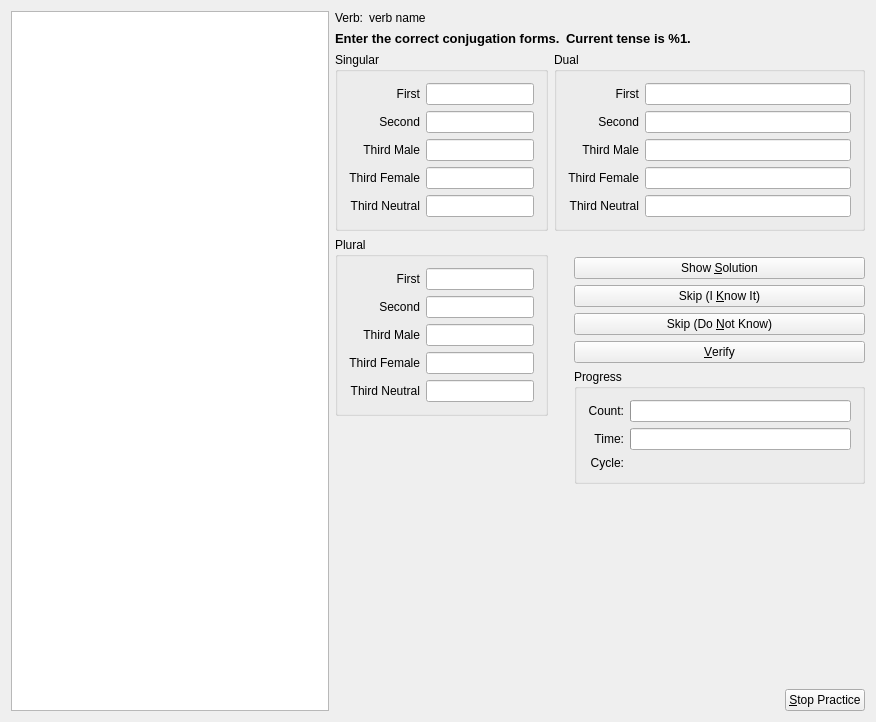
<ui version="4.0" >
 <author>Peter Hedlund &lt;peter.hedlund@kdemail.net></author>
 <class>VerbQueryDlgForm</class>
 <widget class="QWidget" name="VerbQueryDlgForm" >
  <property name="geometry" >
   <rect>
    <x>0</x>
    <y>0</y>
    <width>876</width>
    <height>722</height>
   </rect>
  </property>
  <layout class="QHBoxLayout" >
   <item>
    <widget class="QGraphicsView" name="imageGraphicsView" >
     <property name="minimumSize" >
      <size>
       <width>150</width>
       <height>150</height>
      </size>
     </property>
    </widget>
   </item>
   <item>
    <layout class="QVBoxLayout" >
     <item>
      <layout class="QHBoxLayout" >
       <property name="spacing" >
        <number>6</number>
       </property>
       <property name="margin" >
        <number>0</number>
       </property>
       <item>
        <widget class="QLabel" name="TextLabel2" >
         <property name="text" >
          <string>Verb:</string>
         </property>
        </widget>
       </item>
       <item>
        <widget class="QLabel" name="verbNameLabel" >
         <property name="sizePolicy" >
          <sizepolicy vsizetype="Minimum" hsizetype="Expanding" >
           <horstretch>0</horstretch>
           <verstretch>0</verstretch>
          </sizepolicy>
         </property>
         <property name="frameShadow" >
          <enum>QFrame::Plain</enum>
         </property>
         <property name="text" >
          <string>verb name</string>
         </property>
        </widget>
       </item>
      </layout>
     </item>
     <item>
      <layout class="QHBoxLayout" >
       <property name="spacing" >
        <number>6</number>
       </property>
       <property name="margin" >
        <number>0</number>
       </property>
       <item>
        <widget class="QLabel" name="lab1" >
         <property name="font" >
          <font>
           <family>Tahoma</family>
           <pointsize>10</pointsize>
           <weight>75</weight>
           <italic>false</italic>
           <bold>true</bold>
           <underline>false</underline>
           <strikeout>false</strikeout>
          </font>
         </property>
         <property name="text" >
          <string>Enter the correct conjugation forms.</string>
         </property>
        </widget>
       </item>
       <item>
        <widget class="QLabel" name="instructionLabel" >
         <property name="sizePolicy" >
          <sizepolicy vsizetype="Minimum" hsizetype="Expanding" >
           <horstretch>0</horstretch>
           <verstretch>0</verstretch>
          </sizepolicy>
         </property>
         <property name="font" >
          <font>
           <family>Tahoma</family>
           <pointsize>10</pointsize>
           <weight>75</weight>
           <italic>false</italic>
           <bold>true</bold>
           <underline>false</underline>
           <strikeout>false</strikeout>
          </font>
         </property>
         <property name="text" >
          <string>Current tense is %1.</string>
         </property>
        </widget>
       </item>
      </layout>
     </item>
     <item>
      <layout class="QHBoxLayout" >
       <item>
        <layout class="QVBoxLayout" >
         <item>
          <widget class="QGroupBox" name="singularGroupBox" >
           <property name="title" >
            <string>Singular</string>
           </property>
           <layout class="QGridLayout" >
            <item row="0" column="0" >
             <widget class="QLabel" name="singularFirstPersonLabel" >
              <property name="text" >
               <string>First</string>
              </property>
              <property name="alignment" >
               <set>Qt::AlignRight|Qt::AlignTrailing|Qt::AlignVCenter</set>
              </property>
              <property name="buddy" >
               <cstring>singularFirstPersonLineEdit</cstring>
              </property>
             </widget>
            </item>
            <item row="0" column="1" >
             <widget class="KLineEdit" name="singularFirstPersonLineEdit" />
            </item>
            <item row="1" column="0" >
             <widget class="QLabel" name="singularSecondPersonLabel" >
              <property name="text" >
               <string>Second</string>
              </property>
              <property name="alignment" >
               <set>Qt::AlignRight|Qt::AlignTrailing|Qt::AlignVCenter</set>
              </property>
              <property name="buddy" >
               <cstring>singularSecondPersonLineEdit</cstring>
              </property>
             </widget>
            </item>
            <item row="1" column="1" >
             <widget class="KLineEdit" name="singularSecondPersonLineEdit" />
            </item>
            <item row="2" column="0" >
             <widget class="QLabel" name="singularThirdMalePersonLabel" >
              <property name="text" >
               <string>Third Male</string>
              </property>
              <property name="alignment" >
               <set>Qt::AlignRight|Qt::AlignTrailing|Qt::AlignVCenter</set>
              </property>
              <property name="buddy" >
               <cstring>singularThirdMalePersonLineEdit</cstring>
              </property>
             </widget>
            </item>
            <item row="2" column="1" >
             <widget class="KLineEdit" name="singularThirdMalePersonLineEdit" />
            </item>
            <item row="3" column="0" >
             <widget class="QLabel" name="singularThirdFemalePersonLabel" >
              <property name="text" >
               <string>Third Female</string>
              </property>
              <property name="alignment" >
               <set>Qt::AlignRight|Qt::AlignTrailing|Qt::AlignVCenter</set>
              </property>
              <property name="buddy" >
               <cstring>singularThirdFemalePersonLineEdit</cstring>
              </property>
             </widget>
            </item>
            <item row="3" column="1" >
             <widget class="KLineEdit" name="singularThirdFemalePersonLineEdit" />
            </item>
            <item row="4" column="0" >
             <widget class="QLabel" name="singularThirdNeutralPersonLabel" >
              <property name="text" >
               <string>Third Neutral</string>
              </property>
              <property name="alignment" >
               <set>Qt::AlignRight|Qt::AlignTrailing|Qt::AlignVCenter</set>
              </property>
              <property name="buddy" >
               <cstring>singularThirdNeutralPersonLineEdit</cstring>
              </property>
             </widget>
            </item>
            <item row="4" column="1" >
             <widget class="KLineEdit" name="singularThirdNeutralPersonLineEdit" />
            </item>
           </layout>
          </widget>
         </item>
         <item>
          <widget class="QGroupBox" name="pluralGroupBox" >
           <property name="title" >
            <string>Plural</string>
           </property>
           <layout class="QGridLayout" >
            <item row="0" column="0" >
             <widget class="QLabel" name="pluralFirstPersonLabel" >
              <property name="text" >
               <string>First</string>
              </property>
              <property name="alignment" >
               <set>Qt::AlignRight|Qt::AlignTrailing|Qt::AlignVCenter</set>
              </property>
              <property name="buddy" >
               <cstring>pluralFirstPersonLineEdit</cstring>
              </property>
             </widget>
            </item>
            <item row="0" column="1" >
             <widget class="KLineEdit" name="pluralFirstPersonLineEdit" />
            </item>
            <item row="1" column="0" >
             <widget class="QLabel" name="pluralSecondPersonLabel" >
              <property name="text" >
               <string>Second</string>
              </property>
              <property name="alignment" >
               <set>Qt::AlignRight|Qt::AlignTrailing|Qt::AlignVCenter</set>
              </property>
              <property name="buddy" >
               <cstring>pluralSecondPersonLineEdit</cstring>
              </property>
             </widget>
            </item>
            <item row="1" column="1" >
             <widget class="KLineEdit" name="pluralSecondPersonLineEdit" />
            </item>
            <item row="2" column="0" >
             <widget class="QLabel" name="pluralThirdMalePersonLabel" >
              <property name="text" >
               <string>Third Male</string>
              </property>
              <property name="alignment" >
               <set>Qt::AlignRight|Qt::AlignTrailing|Qt::AlignVCenter</set>
              </property>
              <property name="buddy" >
               <cstring>pluralThirdMalePersonLineEdit</cstring>
              </property>
             </widget>
            </item>
            <item row="2" column="1" >
             <widget class="KLineEdit" name="pluralThirdMalePersonLineEdit" />
            </item>
            <item row="3" column="0" >
             <widget class="QLabel" name="pluralThirdFemalePersonLabel" >
              <property name="text" >
               <string>Third Female</string>
              </property>
              <property name="alignment" >
               <set>Qt::AlignRight|Qt::AlignTrailing|Qt::AlignVCenter</set>
              </property>
              <property name="buddy" >
               <cstring>pluralThirdFemalePersonLineEdit</cstring>
              </property>
             </widget>
            </item>
            <item row="3" column="1" >
             <widget class="KLineEdit" name="pluralThirdFemalePersonLineEdit" />
            </item>
            <item row="4" column="0" >
             <widget class="QLabel" name="pluralThirdNeutralPersonLabel" >
              <property name="text" >
               <string>Third Neutral</string>
              </property>
              <property name="alignment" >
               <set>Qt::AlignRight|Qt::AlignTrailing|Qt::AlignVCenter</set>
              </property>
              <property name="buddy" >
               <cstring>pluralThirdNeutralPersonLineEdit</cstring>
              </property>
             </widget>
            </item>
            <item row="4" column="1" >
             <widget class="KLineEdit" name="pluralThirdNeutralPersonLineEdit" />
            </item>
           </layout>
          </widget>
         </item>
         <item>
          <spacer>
           <property name="orientation" >
            <enum>Qt::Vertical</enum>
           </property>
           <property name="sizeHint" stdset="0" >
            <size>
             <width>20</width>
             <height>0</height>
            </size>
           </property>
          </spacer>
         </item>
        </layout>
       </item>
       <item>
        <layout class="QVBoxLayout" >
         <item>
          <widget class="QGroupBox" name="dualGroupBox" >
           <property name="title" >
            <string>Dual</string>
           </property>
           <layout class="QGridLayout" >
            <item row="0" column="0" >
             <widget class="QLabel" name="dualFirstPersonLabel" >
              <property name="text" >
               <string>First</string>
              </property>
              <property name="alignment" >
               <set>Qt::AlignRight|Qt::AlignTrailing|Qt::AlignVCenter</set>
              </property>
              <property name="buddy" >
               <cstring>dualFirstPersonLineEdit</cstring>
              </property>
             </widget>
            </item>
            <item row="0" column="1" >
             <widget class="KLineEdit" name="dualFirstPersonLineEdit" />
            </item>
            <item row="1" column="0" >
             <widget class="QLabel" name="dualSecondPersonLabel" >
              <property name="text" >
               <string>Second</string>
              </property>
              <property name="alignment" >
               <set>Qt::AlignRight|Qt::AlignTrailing|Qt::AlignVCenter</set>
              </property>
              <property name="buddy" >
               <cstring>dualSecondPersonLineEdit</cstring>
              </property>
             </widget>
            </item>
            <item row="1" column="1" >
             <widget class="KLineEdit" name="dualSecondPersonLineEdit" />
            </item>
            <item row="2" column="0" >
             <widget class="QLabel" name="dualThirdMalePersonLabel" >
              <property name="text" >
               <string>Third Male</string>
              </property>
              <property name="alignment" >
               <set>Qt::AlignRight|Qt::AlignTrailing|Qt::AlignVCenter</set>
              </property>
              <property name="buddy" >
               <cstring>dualThirdMalePersonLineEdit</cstring>
              </property>
             </widget>
            </item>
            <item row="2" column="1" >
             <widget class="KLineEdit" name="dualThirdMalePersonLineEdit" />
            </item>
            <item row="3" column="0" >
             <widget class="QLabel" name="dualThirdFemalePersonLabel" >
              <property name="text" >
               <string>Third Female</string>
              </property>
              <property name="alignment" >
               <set>Qt::AlignRight|Qt::AlignTrailing|Qt::AlignVCenter</set>
              </property>
              <property name="buddy" >
               <cstring>dualThirdFemalePersonLineEdit</cstring>
              </property>
             </widget>
            </item>
            <item row="3" column="1" >
             <widget class="KLineEdit" name="dualThirdFemalePersonLineEdit" />
            </item>
            <item row="4" column="0" >
             <widget class="QLabel" name="dualThirdNeutralPersonLabel" >
              <property name="text" >
               <string>Third Neutral</string>
              </property>
              <property name="alignment" >
               <set>Qt::AlignRight|Qt::AlignTrailing|Qt::AlignVCenter</set>
              </property>
              <property name="buddy" >
               <cstring>dualThirdNeutralPersonLineEdit</cstring>
              </property>
             </widget>
            </item>
            <item row="4" column="1" >
             <widget class="KLineEdit" name="dualThirdNeutralPersonLineEdit" />
            </item>
           </layout>
          </widget>
         </item>
         <item>
          <widget class="QLabel" name="tenseLabel" >
           <property name="text" >
            <string/>
           </property>
          </widget>
         </item>
         <item>
          <layout class="QHBoxLayout" >
           <item>
            <spacer>
             <property name="orientation" >
              <enum>Qt::Horizontal</enum>
             </property>
             <property name="sizeType" >
              <enum>QSizePolicy::Fixed</enum>
             </property>
             <property name="sizeHint" stdset="0" >
              <size>
               <width>20</width>
               <height>30</height>
              </size>
             </property>
            </spacer>
           </item>
           <item>
            <layout class="QVBoxLayout" >
             <item>
              <layout class="QVBoxLayout" >
               <item>
                <widget class="QPushButton" name="show_all" >
                 <property name="sizePolicy" >
                  <sizepolicy vsizetype="Minimum" hsizetype="Minimum" >
                   <horstretch>0</horstretch>
                   <verstretch>0</verstretch>
                  </sizepolicy>
                 </property>
                 <property name="text" >
                  <string>Show &amp;Solution</string>
                 </property>
                </widget>
               </item>
               <item>
                <widget class="QPushButton" name="know_it" >
                 <property name="sizePolicy" >
                  <sizepolicy vsizetype="Minimum" hsizetype="Minimum" >
                   <horstretch>0</horstretch>
                   <verstretch>0</verstretch>
                  </sizepolicy>
                 </property>
                 <property name="text" >
                  <string>Skip (I &amp;Know It)</string>
                 </property>
                </widget>
               </item>
               <item>
                <widget class="QPushButton" name="dont_know" >
                 <property name="sizePolicy" >
                  <sizepolicy vsizetype="Minimum" hsizetype="Minimum" >
                   <horstretch>0</horstretch>
                   <verstretch>0</verstretch>
                  </sizepolicy>
                 </property>
                 <property name="text" >
                  <string>Skip (Do &amp;Not Know)</string>
                 </property>
                </widget>
               </item>
               <item>
                <widget class="QPushButton" name="verify" >
                 <property name="sizePolicy" >
                  <sizepolicy vsizetype="Minimum" hsizetype="Minimum" >
                   <horstretch>0</horstretch>
                   <verstretch>0</verstretch>
                  </sizepolicy>
                 </property>
                 <property name="text" >
                  <string>&amp;Verify</string>
                 </property>
                </widget>
               </item>
              </layout>
             </item>
             <item>
              <widget class="QGroupBox" name="progressgroup" >
               <property name="sizePolicy" >
                <sizepolicy vsizetype="Minimum" hsizetype="Minimum" >
                 <horstretch>0</horstretch>
                 <verstretch>0</verstretch>
                </sizepolicy>
               </property>
               <property name="title" >
                <string>Progress</string>
               </property>
               <layout class="QGridLayout" >
                <property name="margin" >
                 <number>11</number>
                </property>
                <property name="spacing" >
                 <number>6</number>
                </property>
                <item row="0" column="1" >
                 <widget class="QProgressBar" name="countbar" />
                </item>
                <item row="1" column="1" >
                 <widget class="QProgressBar" name="timebar" />
                </item>
                <item row="0" column="0" >
                 <widget class="QLabel" name="countlabel" >
                  <property name="sizePolicy" >
                   <sizepolicy vsizetype="Preferred" hsizetype="Preferred" >
                    <horstretch>0</horstretch>
                    <verstretch>0</verstretch>
                   </sizepolicy>
                  </property>
                  <property name="text" >
                   <string>Count:</string>
                  </property>
                  <property name="alignment" >
                   <set>Qt::AlignRight|Qt::AlignTrailing|Qt::AlignVCenter</set>
                  </property>
                 </widget>
                </item>
                <item row="1" column="0" >
                 <widget class="QLabel" name="timelabel" >
                  <property name="sizePolicy" >
                   <sizepolicy vsizetype="Preferred" hsizetype="Preferred" >
                    <horstretch>0</horstretch>
                    <verstretch>0</verstretch>
                   </sizepolicy>
                  </property>
                  <property name="text" >
                   <string>Time:</string>
                  </property>
                  <property name="alignment" >
                   <set>Qt::AlignRight|Qt::AlignTrailing|Qt::AlignVCenter</set>
                  </property>
                 </widget>
                </item>
                <item row="2" column="0" >
                 <widget class="QLabel" name="Cyclelabel" >
                  <property name="frameShape" >
                   <enum>QFrame::NoFrame</enum>
                  </property>
                  <property name="text" >
                   <string>Cycle:</string>
                  </property>
                  <property name="alignment" >
                   <set>Qt::AlignRight|Qt::AlignTrailing|Qt::AlignVCenter</set>
                  </property>
                 </widget>
                </item>
                <item row="2" column="1" >
                 <widget class="QLabel" name="progCount" >
                  <property name="sizePolicy" >
                   <sizepolicy vsizetype="Minimum" hsizetype="Preferred" >
                    <horstretch>0</horstretch>
                    <verstretch>0</verstretch>
                   </sizepolicy>
                  </property>
                 </widget>
                </item>
               </layout>
              </widget>
             </item>
             <item>
              <spacer>
               <property name="orientation" >
                <enum>Qt::Vertical</enum>
               </property>
               <property name="sizeHint" stdset="0" >
                <size>
                 <width>291</width>
                 <height>0</height>
                </size>
               </property>
              </spacer>
             </item>
            </layout>
           </item>
          </layout>
         </item>
        </layout>
       </item>
      </layout>
     </item>
     <item>
      <layout class="QHBoxLayout" >
       <item>
        <spacer>
         <property name="orientation" >
          <enum>Qt::Horizontal</enum>
         </property>
         <property name="sizeHint" stdset="0" >
          <size>
           <width>40</width>
           <height>20</height>
          </size>
         </property>
        </spacer>
       </item>
       <item>
        <widget class="QPushButton" name="stopPracticeButton" >
         <property name="text" >
          <string>&amp;Stop Practice</string>
         </property>
        </widget>
       </item>
      </layout>
     </item>
    </layout>
   </item>
  </layout>
 </widget>
 <layoutdefault spacing="6" margin="11" />
 <tabstops>
  <tabstop>show_all</tabstop>
  <tabstop>verify</tabstop>
  <tabstop>know_it</tabstop>
  <tabstop>dont_know</tabstop>
 </tabstops>
 <customwidgets>
  <customwidget>
   <class>KLineEdit</class>
   <extends>QLineEdit</extends>
   <header>klineedit.h</header>
  </customwidget>
 </customwidgets>
 <resources/>
 <connections/>
</ui>
